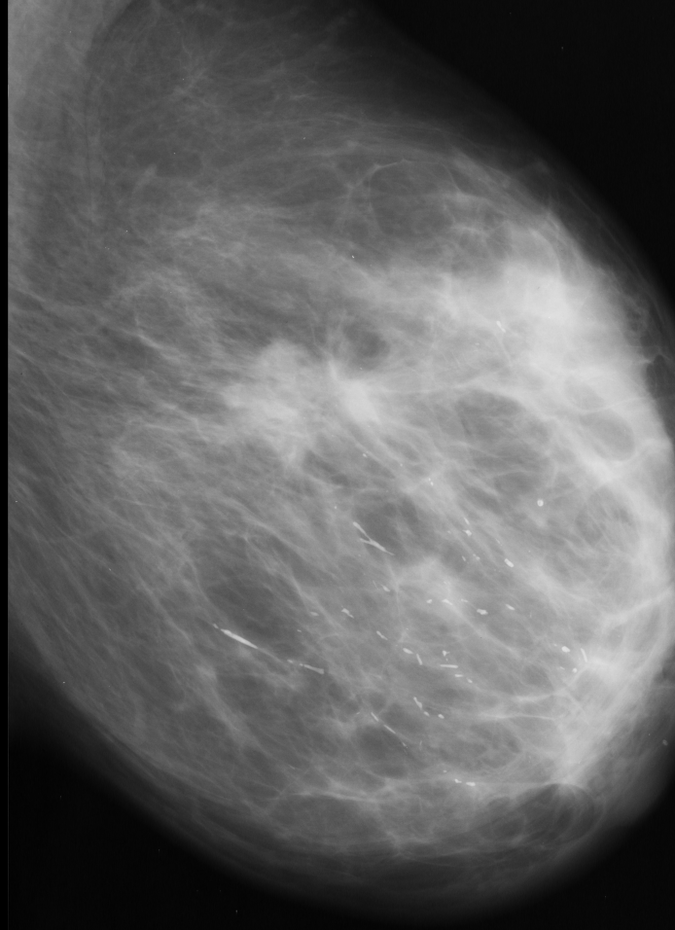
#> input picture sem7/pi/morphology_operators/assets/mama6.png, 675 x 930 px
$ python main.py
#> lines starting #> are read from the running program, lines starting #| are printed output that depends on the picture; after the words box and inside, x2 and y2 are one past the last pixel; in counts of white or black regions, pixels touching at a corner belong together
# Autor: Kaue Reblin
# TurmaL: Processamento de Imagem - SUP-CMP.187.0.2-2024/1
# Docente: Aurélio Faustino Hoppe

from matplotlib import pyplot as plt
import cv2
import numpy as np

INPUT_IMAGE = "mama6"

if __name__ == "__main__":
    img = cv2.imread(f"./assets/{INPUT_IMAGE}.png", 0)
#> img is the input picture: shape (930, 675); min 0, max 231, mean 98.1
    kernel = np.ones((5, 5), np.uint8)

    tophat = cv2.morphologyEx(img, cv2.MORPH_TOPHAT, kernel)
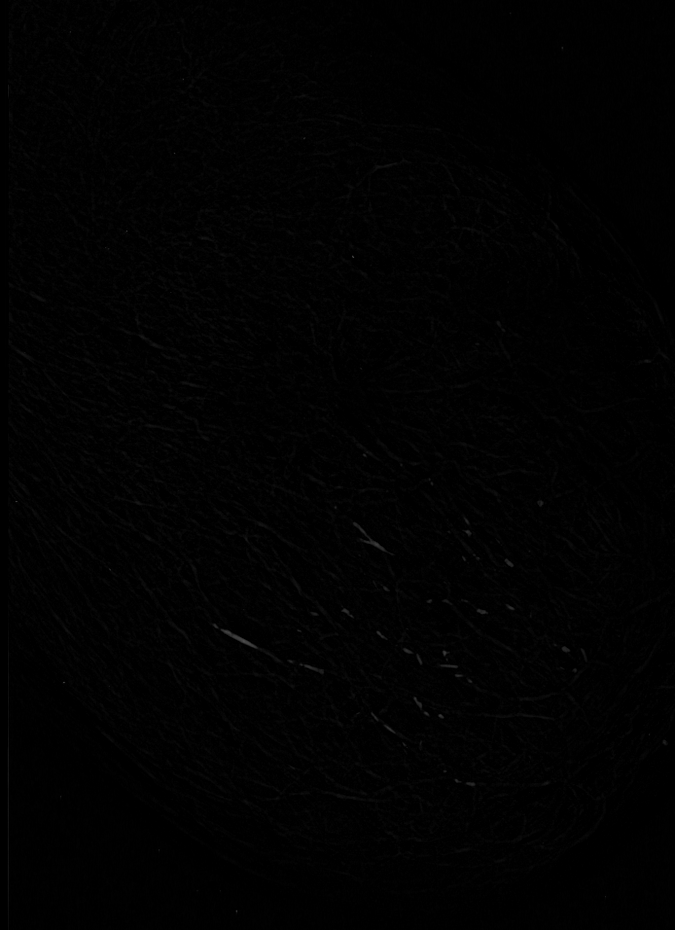
#> tophat: shape (930, 675); min 0, max 76, mean 1.6
    plt.imshow(tophat, cmap='grey')

    (T, bin) = cv2.threshold(tophat, 35, 255, cv2.THRESH_BINARY)
#> bin: shape (930, 675); 0.06% white in thin lines or dots, all inside (x1, y1, x2, y2) = (16, 79, 566, 912)
    plt.imshow(bin, 'gray')
    plt.title('Non-flat SE binary thresholded')
    plt.show()
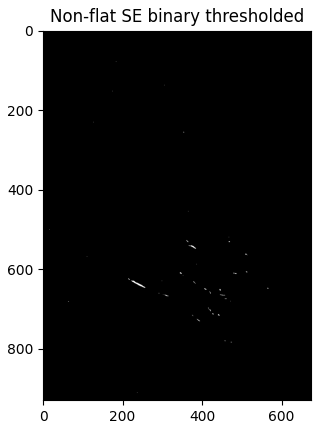
#> figure drawn by matplotlib, 1 panel

    cv2.imwrite(f"./assets/{INPUT_IMAGE}_processed.png", bin)

$ run again, with sem7/pi/morphology_operators/assets/mama2.jpg saved as sem7/pi/morphology_operators/assets/mama6.png
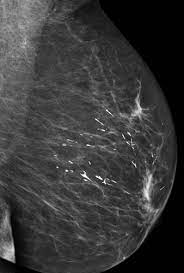
#> input picture sem7/pi/morphology_operators/assets/mama2.jpg, 184 x 273 px
#> img is the input picture: shape (273, 184); min 0, max 255, mean 56.7
#> `(T, bin) = cv2.threshold(tophat, 35, 255, cv2.THRESH_BINARY)`:
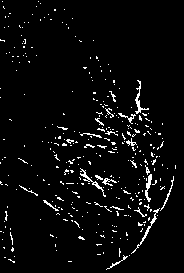
#> bin: shape (273, 184); 4.1% white in thin lines or dots
#> `plt.show()`:
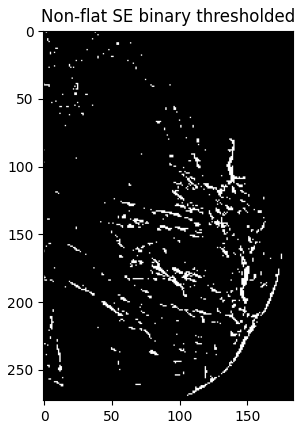
#> figure drawn by matplotlib, 1 panel
